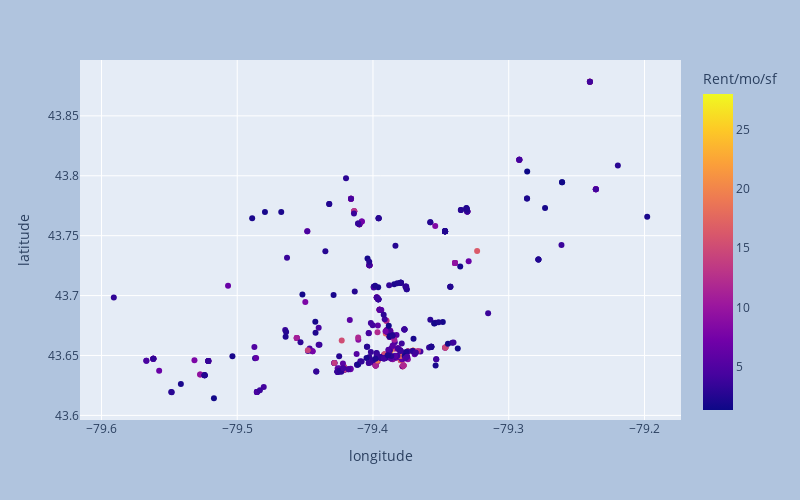

Notebook code cell kept with this figure:
### Markdown cell above
From the plot it's hard to tell where the more expensive rents are since the values are close together. Let's try that again but now using a log scale to see more contrast in the rent differences.

### Code cell
retail_gdf.loc[:, 'Rent/mo/sf_log10'] = np.log10(retail_gdf.loc[:, 'Rent/mo/sf'])

fig = px.scatter(
    retail_gdf.loc[retail_gdf['Type'].isin(types_to_show)],
    x='longitude',
    y='latitude',
    color='Rent/mo/sf',
    hover_data=['Rent/mo/sf'])

fig.update_layout(
    autosize=False,
    width=800,
    height=500,
    paper_bgcolor="LightSteelBlue",
)

fig.show()

### Figure 1 — Plotly figure (JSON) as saved in the notebook; plotly's stock layout.template omitted (floating-point values rounded to 4 significant figures; data arrays with more than 128 entries replaced by an {"elided": "..."} marker saying what was removed)
{"data": [{"customdata": {"elided": "517x1 float values"}, "hovertemplate": "longitude=%{x}<br>latitude=%{y}<br>Rent/mo/sf=%{marker.color}<extra></extra>", "legendgroup": "", "marker": {"color": {"elided": "517 float values"}, "coloraxis": "coloraxis", "symbol": "circle"}, "mode": "markers", "name": "", "orientation": "v", "showlegend": false, "type": "scatter", "x": {"elided": "517 float values"}, "xaxis": "x", "y": {"elided": "517 float values"}, "yaxis": "y"}], "layout": {"autosize": false, "coloraxis": {"colorbar": {"title": {"text": "Rent/mo/sf"}}, "colorscale": [[0, "#0d0887"], [0.1111, "#46039f"], [0.2222, "#7201a8"], [0.3333, "#9c179e"], [0.4444, "#bd3786"], [0.5556, "#d8576b"], [0.6667, "#ed7953"], [0.7778, "#fb9f3a"], [0.8889, "#fdca26"], [1, "#f0f921"]]}, "height": 500, "legend": {"tracegroupgap": 0}, "margin": {"t": 60}, "paper_bgcolor": "LightSteelBlue", "width": 800, "xaxis": {"anchor": "y", "domain": [0, 1], "title": {"text": "longitude"}}, "yaxis": {"anchor": "x", "domain": [0, 1], "title": {"text": "latitude"}}}}
